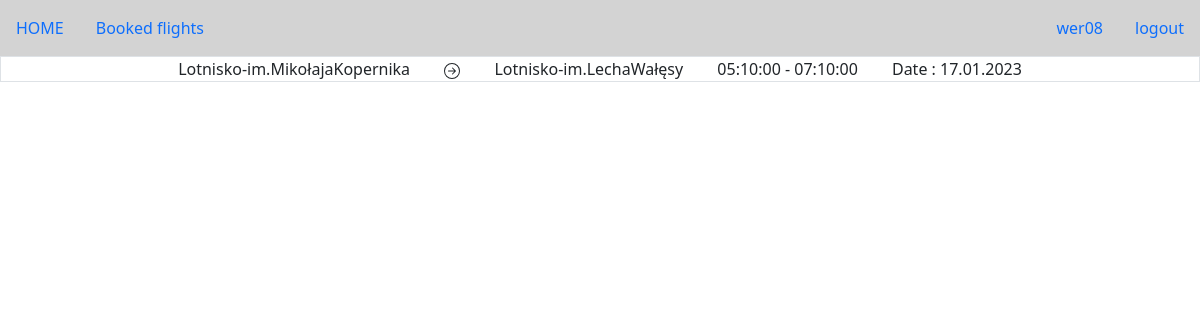
Page /bought (signed in) on the committed database.
### tables this page shows
CREATE TABLE airport (id INTEGER PRIMARY KEY, city varchar(250) NOT NULL, name varchar(250) NOT NULL);

CREATE TABLE "flight" (
	"id"	INTEGER,
	"departure_id"	INTEGER NOT NULL,
	"arrival_id"	INTEGER NOT NULL,
	"date"	date NOT NULL,
	"hour_start"	time NOT NULL,
	"hour_landing"	time NOT NULL,
	"price"	REAL,
	PRIMARY KEY("id")
);

### app.py (the view)
@app.route("/bought")
def bought():
    booked_flights = []
    booked_flights_id_cursor = db.execute("SELECT flight_id FROM booked WHERE user_id=?",(session["id"],))
    con.commit()
    booked_flights_id = booked_flights_id_cursor.fetchall()
    for booked_flight_id in booked_flights_id:
        booked_flight_cursor = db.execute("SELECT * FROM flight WHERE id = ?",booked_flight_id)
        con.commit()
        booked_flight = booked_flight_cursor.fetchone()
        departure_cursor = db.execute("SELECT name FROM airport WHERE id = ?",(booked_flight[1],))
        con.commit()
        departure = departure_cursor.fetchone()
        departure = departure[0]
        arrival_cursor = db.execute("SELECT name FROM airport WHERE id = ?",(booked_flight[2],))
        con.commit()
        arrival = arrival_cursor.fetchone()
        arrival = arrival[0]
        date_cursor = db.execute("SELECT date FROM flight WHERE id = ?",booked_flight_id)
        date_of_flight = date_cursor.fetchone()
        date_of_flight = date_of_flight[0]
        flight = (departure,arrival,booked_flight[3],booked_flight[4],booked_flight[5],date_of_flight)
        booked_flights.append(flight)
    return render_template("bought.html",booked_flights=booked_flights)

### templates/bought.html (shortened to what this page needs)
{% extends "layout.html" %}
{% block content %}
{%for flight in booked_flights%}
<div class ="border">
    <div>
        <span class = "start">
            {{flight[0]}}
        </span>
        <span>
        </span>
        <span class="finish">
            {{flight[1]}}
        </span>
        <span class="finish">{{flight[3]}} - {{flight[4]}}</span>
        <span class="finish">Date : {{flight[5]}}</span>
    </div>
</div>
{%endfor%}
{% endblock %}

### static/style.css (style rules this page uses)
.start { margin-right: 30px; }
.finish { margin-left: 30px; }

### rows in the picture
airport: name "Lotnisko-im.MikołajaKopernika"
airport: name "Lotnisko-im.LechaWałęsy"
flight: hour_start "05:10:00", hour_landing "07:10:00", date "17.01.2023"

### other values in the picture
{{ session.name }} "wer08"
